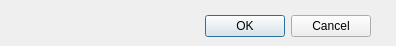
<?xml version="1.0" encoding="UTF-8"?>
<ui version="4.0">
 <class>addDeffactsDialog</class>
 <widget class="QDialog" name="addDeffactsDialog">
  <property name="geometry">
   <rect>
    <x>0</x>
    <y>0</y>
    <width>396</width>
    <height>46</height>
   </rect>
  </property>
  <property name="windowTitle">
   <string>Add Facts List</string>
  </property>
  <widget class="QDialogButtonBox" name="buttonBox">
   <property name="geometry">
    <rect>
     <x>30</x>
     <y>10</y>
     <width>341</width>
     <height>32</height>
    </rect>
   </property>
   <property name="orientation">
    <enum>Qt::Horizontal</enum>
   </property>
   <property name="standardButtons">
    <set>QDialogButtonBox::Cancel|QDialogButtonBox::Ok</set>
   </property>
  </widget>
 </widget>
 <resources/>
 <connections>
  <connection>
   <sender>buttonBox</sender>
   <signal>accepted()</signal>
   <receiver>addDeffactsDialog</receiver>
   <slot>accept()</slot>
   <hints>
    <hint type="sourcelabel">
     <x>248</x>
     <y>254</y>
    </hint>
    <hint type="destinationlabel">
     <x>157</x>
     <y>274</y>
    </hint>
   </hints>
  </connection>
  <connection>
   <sender>buttonBox</sender>
   <signal>rejected()</signal>
   <receiver>addDeffactsDialog</receiver>
   <slot>reject()</slot>
   <hints>
    <hint type="sourcelabel">
     <x>316</x>
     <y>260</y>
    </hint>
    <hint type="destinationlabel">
     <x>286</x>
     <y>274</y>
    </hint>
   </hints>
  </connection>
 </connections>
</ui>
